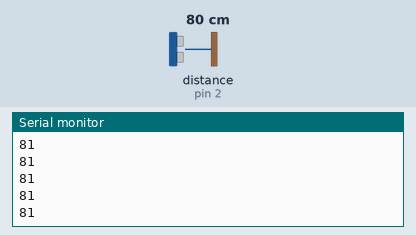
A sketch run on a simulated Arduino Uno, built with avr-gcc and run on an emulated ATmega328P. Parts: the last lines printed to the serial monitor. Inputs (shaded band) come from the test bench; at power-on: distance to the obstacle (sensor on pin 2) 80 cm. The echo pulse lasts 58.3 µs per cm.

Above: at 1.2 s.
1.3 s: distance to the obstacle (sensor on pin 2) set to 2 cm
At 1.34 s:
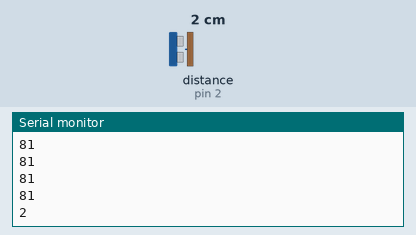
2.8 s: distance to the obstacle (sensor on pin 2) set to 4 cm
At 2.82 s:
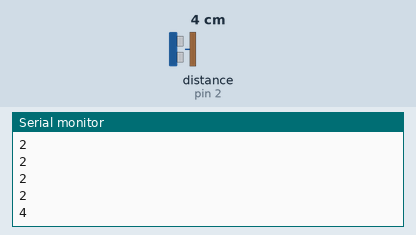
Timing chart, 0 to 5.8 s (numbered marks = the images above; inputs shaded):
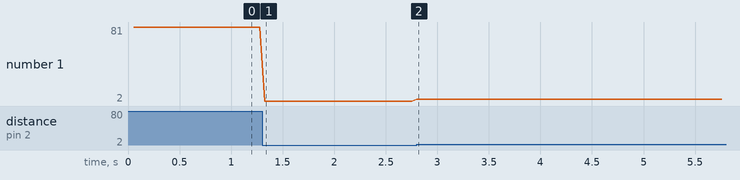

Measured:
- after the input at 1.3 s, the serial monitor: prints a new line at once (image 1)
- after the input at 2.8 s, the serial monitor: prints a new line at once (image 2)
- plotted number 1: 81 → 2 after the input at 1.3 s, 2 → 4 after the input at 2.8 s

The sketch:

newPing_Ultrasonic_Test.ino
```cpp
#include <NewPing.h> // You need to install this library.
//Go to "Tools" ^^ > "Manage libraries" > Search For "newping" > Click "Install"

// Yes, they're both on the same pin. Not a typo! It's pretty cool.
#define trig01 2
#define echo01 2
#define maxDistance 400

NewPing sensor01(trig01, echo01, maxDistance);

void setup() {
  Serial.begin(9600);
}

void loop() {
  delay(50);
  Serial.println(sensor01.ping_cm()); // Gets output from sensor 1
}
```
